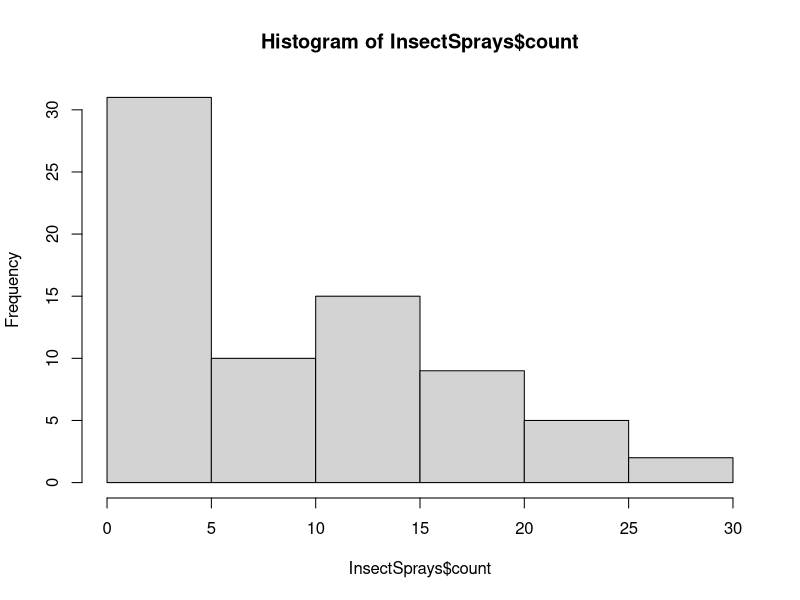
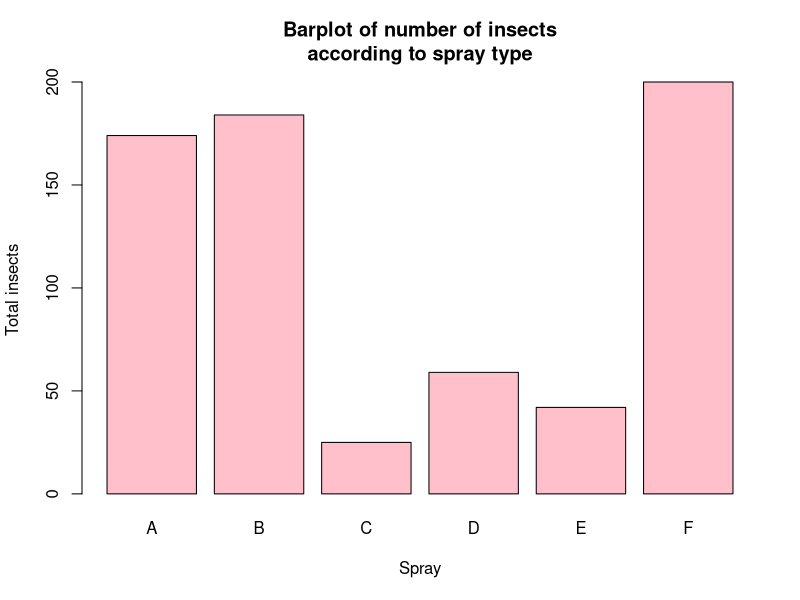
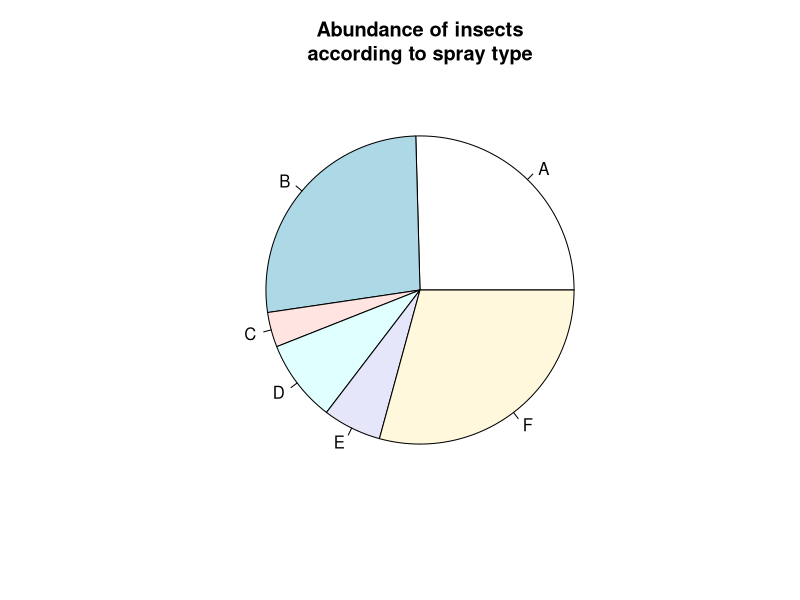
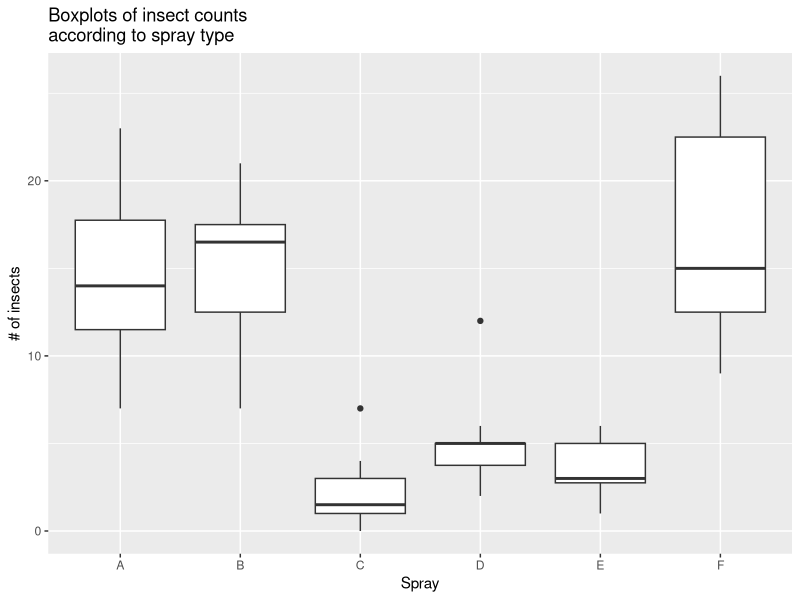
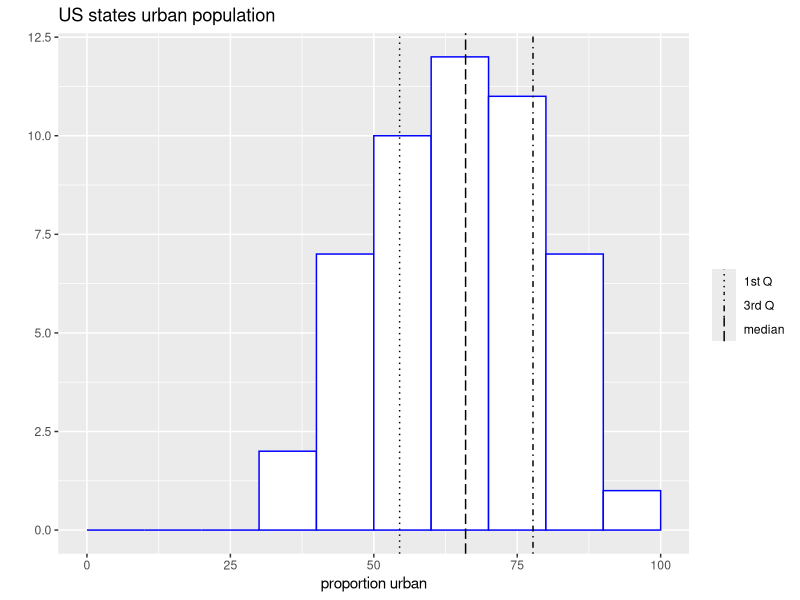
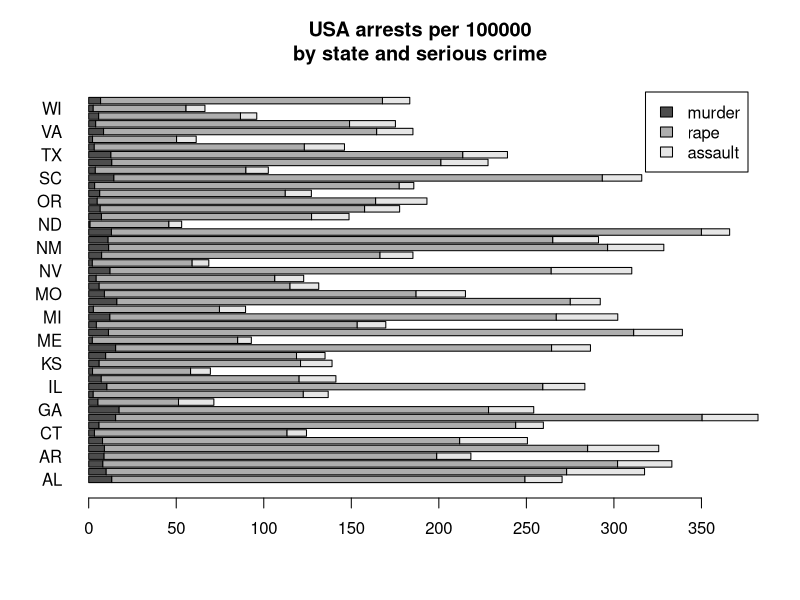
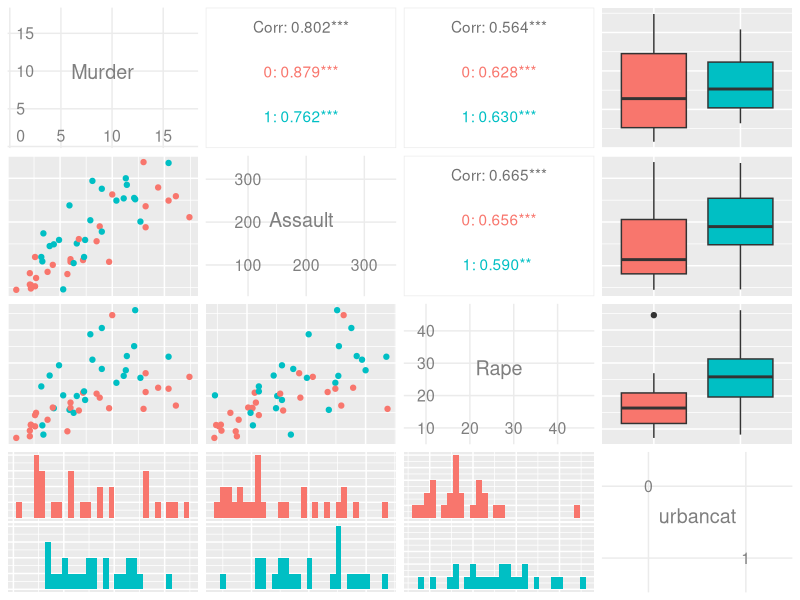
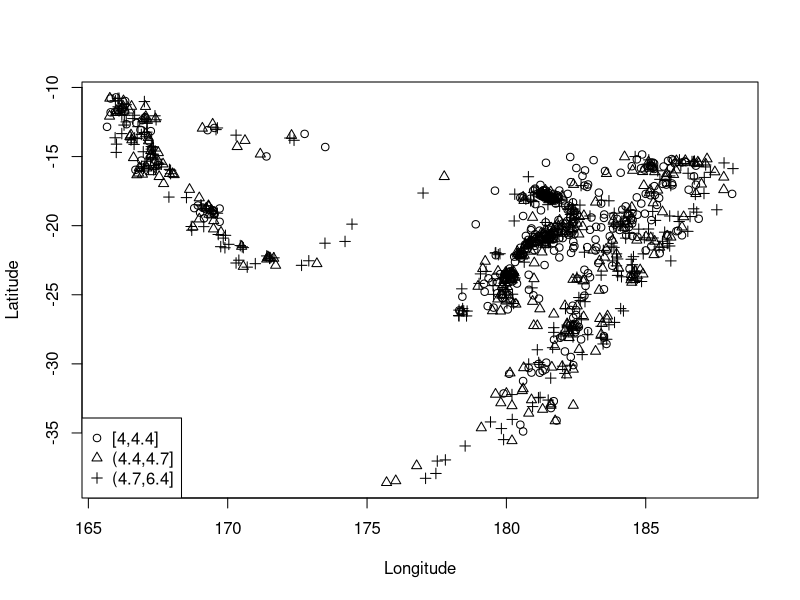

Generate these figures, in order, with R:


##########
## 14.1 ##
##########
## Ex 14-1

# Recall the built-in InsectSprays data frame, containing counts of insects on
# various agricultural units treated with one of six sprays.


library("ggplot2")
library("GGally")
# a. Produce a histogram of the counts of insects using base R graphics.
hist(InsectSprays$count)

# b. Obtain the total number of insects found according to each spray (this was
# also asked in Exercise 13.2 (f) on page 273). Then, use base R graphics to
# produce a vertical barplot and a pie chart of these totals, labeling each
# plot appropriately.

inspray <- levels(InsectSprays$spray)
incount <- tapply(InsectSprays$count,INDEX=InsectSprays$spray,FUN=sum)
barplot(incount,names.arg=inspray,xlab="Spray",ylab="Total insects",main="Barplot of number of insects\naccording to spray type",col="pink")
pie(incount,labels=inspray,main="Abundance of insects\naccording to spray type")

# c. Use ggplot2 functionality to generate side-by-side boxplots of the counts
# of insects according to each spray type and include appropriate axis labels
# and a title.

qplot(InsectSprays$spray,InsectSprays$count,geom="boxplot",xlab="Spray",ylab="# of insects",main="Boxplots of insect counts\naccording to spray type")

# Yet another of R’s useful ready-to-use data sets is USArrests, contain- ing
# data on the number of arrests for murder, rape, and assault per 100,000
# individuals in each of the 50 states of the United States, recorded in 1973
# (see, for example, McNeil, 1977). It also includes a variable giving the
# percentage of urban-based population in each state. Briefly inspect the data
# frame object and the accompanying documentation ?USArrests. Then complete the
# following:

# d. Use ggplot2 functionality to generate a right-exclusive histogram of the
# proportion of urban population for the states. Set your breaks to be 10 units
# each, between 0 and 100. Have the histo- gram show the first quartile, the
# median, and the third quartile; then provide a matching legend. Use colors as
# you like and include appropriate axis annotation.

USArrests
?USArrests
qplot(USArrests[,3],geom="blank",main="US states urban population",xlab="proportion urban") + geom_histogram(color="blue",fill="white",breaks=seq(0,100,10),closed="right") + geom_vline(mapping=aes(xintercept=c(quantile(USArrests[,3],0.25),median(USArrests[,3]),quantile(USArrests[,3],0.75)),linetype=factor(c("1st Q","median","3rd Q"))),show.legend=TRUE) + scale_linetype_manual(values=3:5) + labs(linetype="")

# e. The code t(as.matrix(USArrests[,-3])) creates a matrix of the USArrests
# data without the urban population column, and the built-in R object state.abb
# provides the two-letter state abbrevia- tions, in alphabetical order, as a
# character vector. Use these two structures and base R graphics to produce a
# horizontal, stacked barplot with the horizontal bars labeled with state
# abbreviations and with each bar split according to the type of crime (murder,
# rape, and assault). Include a legend.

ustab <- t(as.matrix(USArrests[,-3]))
barplot(ustab,names.arg=state.abb,horiz=T,las=1,legend.text=c("murder","rape","assault"),main="USA arrests per 100000\nby state and serious crime")
#(f)
# f. Define a new factor vector urbancat that is set to 1 if the corre-
# sponding state has an urban population percentage greater than the median
# percentage and is set to 0 otherwise.

urbancat <- rep(1,50)
urbancat[USArrests$UrbanPop<=median(USArrests$UrbanPop)] <- 0
urbancat <- factor(urbancat)
#(g)
# g. Create a new copy of USArrests in your workspace, after deleting the
# UrbanPop column, leaving just the three crime rate variables. Then insert a
# new, fourth column in this object with urbancat.

myUSArrests <- USArrests[,-3]
myUSArrests$urbancat <- urbancat
#(h)
# h. Use the data frame from (g) to produce a scatterplot matrix and other
# associated plots of the three crime rates against one another via GGally
# functionality. Use color to split the crime rates according to the two levels
# of urbancat.
ggpairs(myUSArrests,aes(col=urbancat),axisLabels="internal")

# Return to the built-in quakes data set.

# i . Create a factor vector corresponding to the magnitudes. Each entry should
# assume one of three categories based on breaks marked by the minimum
# magnitude, the 13 th quantile, the 23 th quantile, and the maximum magnitude.

#(i)
magquan <- quantile(quakes$mag,c(1/3,2/3))
magfac <- cut(quakes$mag,breaks=c(min(quakes$mag),magquan[1],magquan[2],max(quakes$mag)),include.lowest=TRUE)

# j. Re-create the plot shown next, where low-, medium-, and high- magnitude
# events, according to your factor vector from (i), are plotted with pch being
# assigned 1, 2, and 3, respectively.

plot(quakes[,2],quakes[,1],pch=(1:3)[magfac],xlab="Longitude",ylab="Latitude")

# k. Add a legend to the plot from (j) to reference the three pch values.

legend("bottomleft",legend=levels(magfac),pch=1:3)








